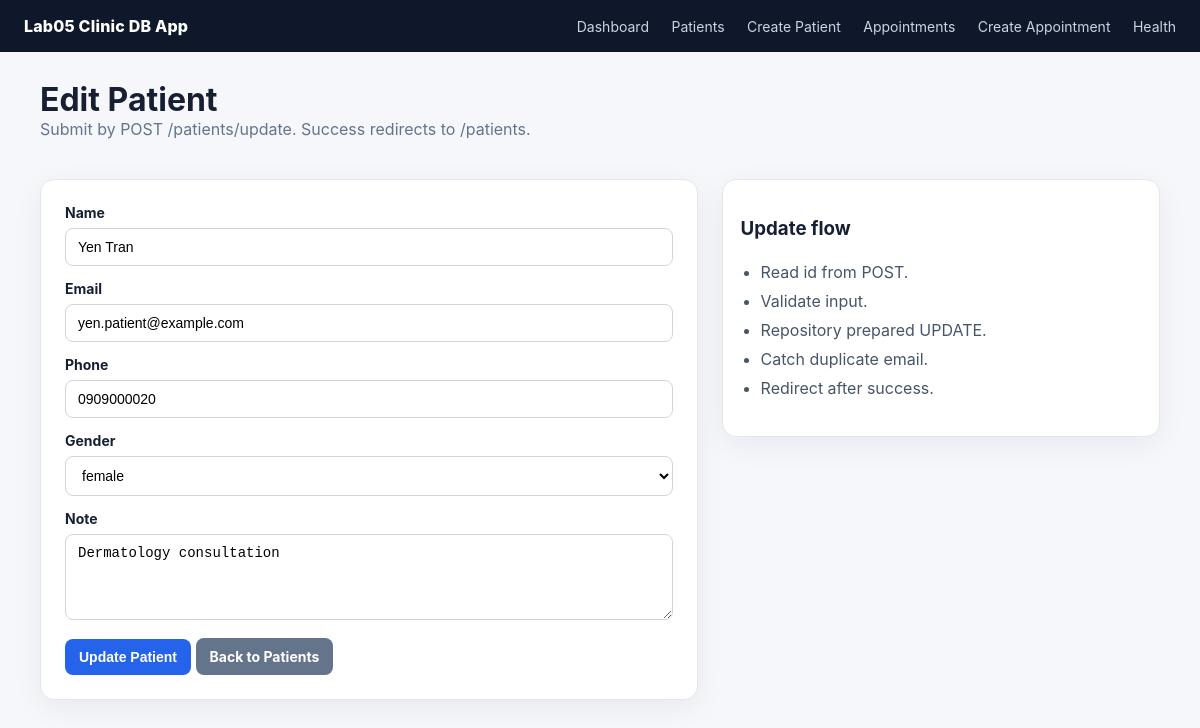
/patients/edit?id=20, run on the app's committed database.
### tables this page shows
CREATE TABLE IF NOT EXISTS patients (
    id INT AUTO_INCREMENT PRIMARY KEY,
    name VARCHAR(100) NOT NULL,
    email VARCHAR(150) NOT NULL,
    phone VARCHAR(30),
    gender ENUM('female', 'male', 'other') NOT NULL DEFAULT 'female',
    note TEXT,
    created_at DATETIME NOT NULL DEFAULT CURRENT_TIMESTAMP,
    updated_at DATETIME NULL,
    UNIQUE KEY unique_patient_email (email),
    INDEX idx_patients_created_at (created_at),
    INDEX idx_patients_gender_created_at (gender, created_at),
    INDEX idx_patients_phone (phone)
);

### app/Core/helpers.php (called while the page is built, shortened)
<?php
function e(?string $value): string
{
    return htmlspecialchars((string) $value, ENT_QUOTES, 'UTF-8');
}
function view(string $path, array $data = []): void
{
    extract($data);
    require __DIR__ . '/../Views/' . $path . '.php';
    require __DIR__ . '/../Views/layout.php';
}
function old(array $old, string $key, string $default = ''): string
{
    return (string) ($old[$key] ?? $default);
}
function selected(string $value, string $current): string
{
    return $value === $current ? 'selected' : '';
}

### app/Controllers/PatientController.php (called while the page is built, shortened)
<?php
class PatientController
{
    private function repository(): PatientRepository
    {
        $config = require __DIR__ . '/../../config/database.php';
        $db = (new Database($config))->getConnection();
        return new PatientRepository($db);
    }
    public function edit(): void
    {
        $id = filter_input(INPUT_GET, 'id', FILTER_VALIDATE_INT);
        $patient = $this->repository()->findById($id);
        view('patients/edit', ['title' => 'Edit Patient', 'errors' => [], 'old' => $patient]);
    }
}

### public/index.php (called while the page is built, shortened)
<?php
require __DIR__ . '/../app/Core/helpers.php';
require __DIR__ . '/../app/Repositories/PatientRepository.php';
require __DIR__ . '/../app/Controllers/PatientController.php';
$app = require __DIR__ . '/../config/app.php';
$router = new Router();
$router->get('/', [HomeController::class, 'index']);
$router->get('/health', [HealthController::class, 'index']);
$router->get('/patients', [PatientController::class, 'index']);
$router->get('/patients/create', [PatientController::class, 'create']);
$router->post('/patients/store', [PatientController::class, 'store']);
$router->get('/patients/edit', [PatientController::class, 'edit']);
$router->post('/patients/update', [PatientController::class, 'update']);
$router->post('/patients/delete', [PatientController::class, 'delete']);
$router->get('/appointments', [AppointmentController::class, 'index']);
$router->get('/appointments/create', [AppointmentController::class, 'create']);
$router->post('/appointments/store', [AppointmentController::class, 'store']);
$router->get('/appointments/edit', [AppointmentController::class, 'edit']);
$router->post('/appointments/update', [AppointmentController::class, 'update']);
$router->post('/appointments/delete', [AppointmentController::class, 'delete']);
try {
    $router->dispatch($_SERVER['REQUEST_METHOD'], $_SERVER['REQUEST_URI']);
} catch (Throwable $e) {
    log_error($e);
    http_response_code(500);
    view('errors/500', [
        'title' => '500 Server Error',
        'debug' => (bool) ($app['debug'] ?? false),
        'exception' => $e,
    ]);
}

### app/Repositories/PatientRepository.php (called while the page is built, shortened)
<?php
class PatientRepository
{
    public function findById(int $id): ?array
    {
        $stmt = $this->db->prepare("SELECT * FROM patients WHERE id = :id");
        $stmt->execute(['id' => $id]);
        return $stmt->fetch() ?: null;
    }
}

### app/Views/patients/_form.php (the view, shortened to what this page needs)
<div class="form-row">
    <label for="name">Name</label>
    <input id="name" type="text" name="name" value="<?= e(old($old, 'name')) ?>">
</div>
<div class="form-row">
    <label for="email">Email</label>
    <input id="email" type="email" name="email" value="<?= e(old($old, 'email')) ?>">
</div>
<div class="form-row">
    <label for="phone">Phone</label>
    <input id="phone" type="text" name="phone" value="<?= e(old($old, 'phone')) ?>">
</div>
<div class="form-row">
    <label for="gender">Gender</label>
    <?php $currentGender = old($old, 'gender', 'female'); ?>
    <select id="gender" name="gender">
        <option value="female" <?= selected('female', $currentGender) ?>>female</option>
    </select>
</div>
<div class="form-row">
    <label for="note">Note</label>
    <textarea id="note" name="note" rows="4"><?= e(old($old, 'note')) ?></textarea>
</div>

### public/assets/style.css (style rules this page uses)
* { box-sizing: border-box; }
body { margin: 0; font-family: Inter, Arial, sans-serif; color: #172033; background: #f5f7fb; }
input, select, textarea { width: 100%; border: 1px solid #d1d5db; border-radius: 8px; padding: 10px 12px; font-size: 14px; background: #fff; }
.form-row { margin-bottom: 14px; }
label { display: block; font-weight: 700; margin-bottom: 7px; font-size: 14px; }

### data on the page
patients: name "Yen Tran", email "yen.patient@example.com", phone "0909000020", note "Dermatology consultation"
